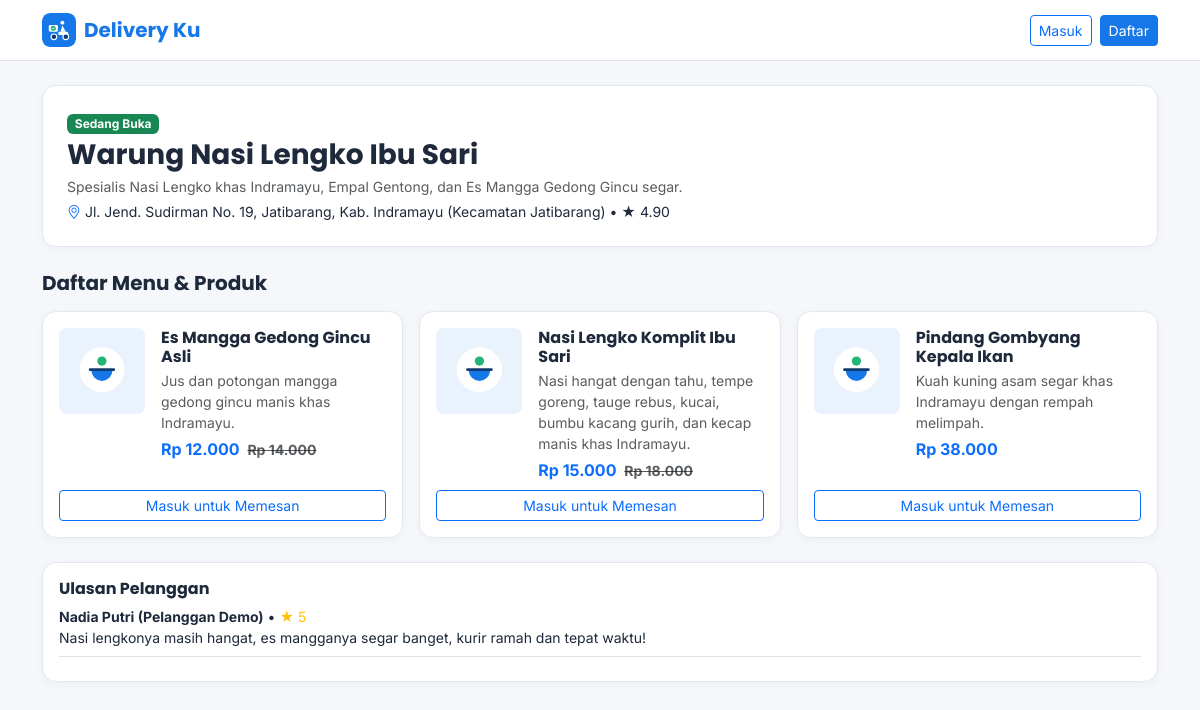
/index.php?route=user/merchant&id=1, run on the app's committed database.
### tables this page shows
CREATE TABLE IF NOT EXISTS `merchants` (
    `id` BIGINT UNSIGNED AUTO_INCREMENT PRIMARY KEY,
    `user_id` BIGINT UNSIGNED NOT NULL UNIQUE,
    `merchant_category_id` INT UNSIGNED NULL,
    `district_id` INT UNSIGNED NULL,
    `village_id` INT UNSIGNED NULL,
    `store_name` VARCHAR(160) NOT NULL,
    `slug` VARCHAR(180) NOT NULL UNIQUE,
    `description` TEXT NULL,
    `logo_path` VARCHAR(255) NULL,
    `banner_path` VARCHAR(255) NULL,
    `address` TEXT NOT NULL,
    `postal_code` VARCHAR(10) NULL,
    `latitude` DECIMAL(10,7) NULL,
    `longitude` DECIMAL(10,7) NULL,
    `open_time` TIME NOT NULL DEFAULT '08:00:00',
    `close_time` TIME NOT NULL DEFAULT '21:00:00',
    `is_open` TINYINT(1) NOT NULL DEFAULT 1,
    `verification_status` ENUM('pending','approved','rejected') NOT NULL DEFAULT 'pending',
    `verification_notes` TEXT NULL,
    `commission_rate` DECIMAL(5,2) NULL COMMENT 'Override komisi persen khusus merchant jika diisi',
    `rating_avg` DECIMAL(3,2) NOT NULL DEFAULT 5.00,
    `total_reviews` INT UNSIGNED NOT NULL DEFAULT 0,
    `is_recommended` TINYINT(1) NOT NULL DEFAULT 0,
    `is_demo` TINYINT(1) NOT NULL DEFAULT 0,
    `created_at` TIMESTAMP DEFAULT CURRENT_TIMESTAMP,
    `updated_at` TIMESTAMP DEFAULT CURRENT_TIMESTAMP ON UPDATE CURRENT_TIMESTAMP,
    `deleted_at` TIMESTAMP NULL DEFAULT NULL,
    INDEX `idx_merchant_verify` (`verification_status`, `is_open`),
    INDEX `idx_merchant_district` (`district_id`),
    CONSTRAINT `fk_merchant_user` FOREIGN KEY (`user_id`) REFERENCES `users`(`id`) ON DELETE CASCADE,
    CONSTRAINT `fk_merchant_cat` FOREIGN KEY (`merchant_category_id`) REFERENCES `merchant_categories`(`id`) ON DELETE SET NULL,
    CONSTRAINT `fk_merchant_dist` FOREIGN KEY (`district_id`) REFERENCES `districts`(`id`) ON DELETE SET NULL,
    CONSTRAINT `fk_merchant_vil` FOREIGN KEY (`village_id`) REFERENCES `villages`(`id`) ON DELETE SET NULL
);

CREATE TABLE IF NOT EXISTS `districts` (
    `id` INT UNSIGNED AUTO_INCREMENT PRIMARY KEY,
    `regency_name` VARCHAR(100) NOT NULL DEFAULT 'Kabupaten Indramayu',
    `province_name` VARCHAR(100) NOT NULL DEFAULT 'Jawa Barat',
    `name` VARCHAR(120) NOT NULL,
    `postal_code` VARCHAR(10) NULL,
    `latitude` DECIMAL(10,7) NULL,
    `longitude` DECIMAL(10,7) NULL,
    `base_delivery_fee` DECIMAL(12,2) NOT NULL DEFAULT 6000.00,
    `per_km_fee` DECIMAL(12,2) NOT NULL DEFAULT 2500.00,
    `is_active` TINYINT(1) NOT NULL DEFAULT 1,
    `created_at` TIMESTAMP DEFAULT CURRENT_TIMESTAMP,
    `updated_at` TIMESTAMP DEFAULT CURRENT_TIMESTAMP ON UPDATE CURRENT_TIMESTAMP,
    `deleted_at` TIMESTAMP NULL DEFAULT NULL,
    UNIQUE KEY `uq_district_regency` (`regency_name`, `name`),
    INDEX `idx_district_active` (`is_active`)
);

CREATE TABLE IF NOT EXISTS `products` (
    `id` BIGINT UNSIGNED AUTO_INCREMENT PRIMARY KEY,
    `merchant_id` BIGINT UNSIGNED NOT NULL,
    `category_id` INT UNSIGNED NULL,
    `name` VARCHAR(180) NOT NULL,
    `slug` VARCHAR(200) NOT NULL,
    `description` TEXT NULL,
    `price` DECIMAL(12,2) NOT NULL,
    `promo_price` DECIMAL(12,2) NULL,
    `stock` INT NOT NULL DEFAULT 100,
    `is_available` TINYINT(1) NOT NULL DEFAULT 1,
    `is_featured` TINYINT(1) NOT NULL DEFAULT 0,
    `sold_count` INT UNSIGNED NOT NULL DEFAULT 0,
    `rating_avg` DECIMAL(3,2) NOT NULL DEFAULT 5.00,
    `created_at` TIMESTAMP DEFAULT CURRENT_TIMESTAMP,
    `updated_at` TIMESTAMP DEFAULT CURRENT_TIMESTAMP ON UPDATE CURRENT_TIMESTAMP,
    `deleted_at` TIMESTAMP NULL DEFAULT NULL,
    INDEX `idx_prod_merchant` (`merchant_id`),
    INDEX `idx_prod_cat` (`category_id`),
    INDEX `idx_prod_avail` (`is_available`),
    CONSTRAINT `fk_prod_merchant` FOREIGN KEY (`merchant_id`) REFERENCES `merchants`(`id`) ON DELETE CASCADE,
    CONSTRAINT `fk_prod_cat` FOREIGN KEY (`category_id`) REFERENCES `categories`(`id`) ON DELETE SET NULL
);

CREATE TABLE IF NOT EXISTS `reviews` (
    `id` BIGINT UNSIGNED AUTO_INCREMENT PRIMARY KEY,
    `order_id` BIGINT UNSIGNED NOT NULL UNIQUE,
    `user_id` BIGINT UNSIGNED NOT NULL,
    `merchant_id` BIGINT UNSIGNED NOT NULL,
    `driver_id` BIGINT UNSIGNED NULL,
    `merchant_rating` TINYINT UNSIGNED NOT NULL,
    `driver_rating` TINYINT UNSIGNED NULL,
    `comment` TEXT NULL,
    `is_visible` TINYINT(1) NOT NULL DEFAULT 1,
    `created_at` TIMESTAMP DEFAULT CURRENT_TIMESTAMP,
    `updated_at` TIMESTAMP DEFAULT CURRENT_TIMESTAMP ON UPDATE CURRENT_TIMESTAMP,
    CONSTRAINT `fk_rev_order` FOREIGN KEY (`order_id`) REFERENCES `orders`(`id`) ON DELETE CASCADE,
    CONSTRAINT `fk_rev_user` FOREIGN KEY (`user_id`) REFERENCES `users`(`id`),
    CONSTRAINT `fk_rev_merchant` FOREIGN KEY (`merchant_id`) REFERENCES `merchants`(`id`)
);

CREATE TABLE IF NOT EXISTS `users` (
    `id` BIGINT UNSIGNED AUTO_INCREMENT PRIMARY KEY,
    `role_id` INT UNSIGNED NOT NULL,
    `full_name` VARCHAR(150) NOT NULL,
    `email` VARCHAR(150) NOT NULL UNIQUE,
    `phone` VARCHAR(25) NOT NULL,
    `password_hash` VARCHAR(255) NOT NULL,
    `avatar_path` VARCHAR(255) NULL,
    `status` ENUM('active','inactive','suspended','pending') NOT NULL DEFAULT 'active',
    `is_demo` TINYINT(1) NOT NULL DEFAULT 0,
    `reset_token` VARCHAR(120) NULL,
    `reset_expires_at` DATETIME NULL,
    `last_login_at` DATETIME NULL,
    `created_at` TIMESTAMP DEFAULT CURRENT_TIMESTAMP,
    `updated_at` TIMESTAMP DEFAULT CURRENT_TIMESTAMP ON UPDATE CURRENT_TIMESTAMP,
    `deleted_at` TIMESTAMP NULL DEFAULT NULL,
    INDEX `idx_users_role` (`role_id`),
    INDEX `idx_users_status` (`status`),
    CONSTRAINT `fk_users_role` FOREIGN KEY (`role_id`) REFERENCES `roles`(`id`)
);

### htdocs/app/controllers/UserController.php (called while the page is built, shortened)
<?php
final class UserController
{
    public function merchantDetail(): void
    {
        $pdo = Database::connection();
        $mid = (int)($_GET['id'] ?? 0);
        $stmt = $pdo->prepare(
            'SELECT m.*, d.name AS district_name, mc.name AS category_name
             FROM merchants m
             LEFT JOIN districts d ON d.id=m.district_id
             LEFT JOIN merchant_categories mc ON mc.id=m.merchant_category_id
             WHERE m.id = ? AND m.deleted_at IS NULL LIMIT 1'
        );
        $stmt->execute([$mid]);
        $merchant = $stmt->fetch();
        $products = $pdo->query(
            "SELECT p.*, c.name AS category_name,
                    (SELECT image_path FROM product_images WHERE product_id=p.id AND is_primary=1 LIMIT 1) AS primary_image
             FROM products p LEFT JOIN categories c ON c.id=p.category_id
             WHERE p.merchant_id={$mid} AND p.deleted_at IS NULL ORDER BY p.is_available DESC, p.sold_count DESC"
        )->fetchAll();
        $reviews = $pdo->query(
            "SELECT r.*, u.full_name FROM reviews r JOIN users u ON u.id=r.user_id WHERE r.merchant_id={$mid} AND r.is_visible=1 ORDER BY r.id DESC LIMIT 10"
        )->fetchAll();
        render_view('user/merchant_detail', compact('merchant', 'products', 'isFavorited', 'reviews') + [
            'pageTitle' => $merchant['store_name'] . ' - Delivery Ku',
        ], 'user_shell');
    }
}

### htdocs/index.php (called while the page is built, shortened)
<?php
$routes = require BASE_PATH . '/routes/web.php';
$route = trim((string)($_GET['route'] ?? ''), '/');
$handler = $routes[$route];
$isPost = ($_SERVER['REQUEST_METHOD'] ?? 'GET') === 'POST';
if ($isPost && isset($handler[2], $handler[3])) {
    $controllerClass = $handler[2];
    $method = $handler[3];
} else {
    $method = $handler[1];
}
$controller = new $controllerClass();
$controller->{$method}();

### htdocs/resources/views/user/merchant_detail.php (the view, shortened to what this page needs)
<div class="dk-card p-4 mb-4">
    <div class="d-flex flex-wrap justify-content-between align-items-start gap-2">
        <div>
            <span class="badge text-bg-<?= $merchant['is_open'] ? 'success' : 'secondary' ?> mb-1"><?= $merchant['is_open'] ? 'Sedang Buka' : 'Tutup' ?></span>
            <h3 class="fw-bold mb-1"><?= e($merchant['store_name']) ?></h3>
            <p class="text-muted small mb-1"><?= e($merchant['description']) ?></p>
            <div class="small"><i class="bi bi-geo-alt text-primary"></i> <?= e($merchant['address']) ?> (<?= e($merchant['district_name'] ?? 'Indramayu') ?>) • ★ <?= e((string)$merchant['rating_avg']) ?></div>
        </div>
    </div>
</div>
<h5 class="fw-bold mb-3">Daftar Menu & Produk</h5>
<div class="row g-3 mb-4">
    <?php foreach ($products as $p): ?>
        <div class="col-md-6 col-lg-4">
            <div class="dk-card p-3 h-100 d-flex flex-column">
                <div class="d-flex gap-3 mb-2">
                    <img src="<?= e(upload_url($p['primary_image'])) ?>" alt="<?= e($p['name']) ?>" class="rounded-3" style="width:86px;height:86px;object-fit:cover;">
                    <div>
                        <h6 class="fw-bold mb-1"><?= e($p['name']) ?></h6>
                        <div class="small text-muted mb-1"><?= e($p['description']) ?></div>
                        <div class="fw-bold text-primary">
                            <?= e(rupiah($p['promo_price'] ?: $p['price'])) ?>
                            <?php if (!empty($p['promo_price'])): ?><small class="text-muted text-decoration-line-through ms-1"><?= e(rupiah($p['price'])) ?></small><?php endif; ?>
                        </div>
                    </div>
                </div>
                <?php if (is_logged_in() && user_role() === 'user' && $merchant['is_open'] && $p['is_available']): ?>
                    <form method="POST" action="<?= e(route_url('user/cart')) ?>" class="mt-auto pt-2 border-top">
                        <?= csrf_field() ?>
                        <input type="hidden" name="action" value="add">
                        <input type="hidden" name="merchant_id" value="<?= (int)$merchant['id'] ?>">
                        <input type="hidden" name="product_id" value="<?= (int)$p['id'] ?>">
                        <?php if (!empty($p['variants'])): ?>
                            <select name="variant_id" class="form-select form-select-sm mb-2">
                                <?php foreach ($p['variants'] as $v): ?>
                                    <option value="<?= (int)$v['id'] ?>"><?= e($v['variant_name']) ?> (+<?= e(rupiah($v['additional_price'])) ?>)</option>
                                <?php endforeach; ?>
                            </select>
                        <?php endif; ?>
                        <div class="input-group input-group-sm mb-2">
                            <input type="number" name="quantity" value="1" min="1" max="<?= (int)$p['stock'] ?>" class="form-control" style="max-width:70px;">
                            <input type="text" name="notes" class="form-control" placeholder="Catatan (opsional)">
                        </div>
                        <button type="submit" class="btn btn-dk-primary btn-sm w-100"><i class="bi bi-cart-plus me-1"></i>Tambah ke Keranjang</button>
                    </form>
                <?php elseif (!is_logged_in()): ?>
                    <a href="<?= e(route_url('auth/login')) ?>" class="btn btn-outline-primary btn-sm mt-auto">Masuk untuk Memesan</a>
                <?php endif; ?>
            </div>
        </div>
    <?php endforeach; ?>
</div>
<div class="dk-card p-3">
    <h6 class="fw-bold mb-2">Ulasan Pelanggan</h6>
    <?php foreach ($reviews as $r): ?>
        <div class="border-bottom pb-2 mb-2 small"><strong><?= e($r['full_name']) ?></strong> • <span class="text-warning">★ <?= (int)$r['merchant_rating'] ?></span><div><?= e($r['comment']) ?></div></div>
    <?php endforeach; ?>
</div>

### htdocs/public/assets/css/deliveryku.css (style rules this page uses)
:root { --dk-blue: #1677E8; --dk-navy: #123B70; --dk-white: #FFFFFF; --dk-bg: #F5F7FA; --dk-green: #22B573; --dk-border: #E2E8F0; }
body { font-family: 'Inter', 'Poppins', system-ui, -apple-system, sans-serif; background-color: var(--dk-bg); color: #1E293B; }
h1, h2, h3, h4, h5, h6, .brand-font { font-family: 'Poppins', 'Inter', sans-serif; }
.dk-card { border: 1px solid var(--dk-border); border-radius: 14px; box-shadow: 0 2px 10px rgba(18, 59, 112, 0.04); background: #fff; }

### data on the page
merchants: store_name "Warung Nasi Lengko Ibu Sari", description "Spesialis Nasi Lengko khas Indramayu, Empal Gentong, dan Es Mangga Gedong Gincu segar.", address "Jl. Jend. Sudirman No. 19, Jatibarang, Kab. Indramayu", district.name "Kecamatan Jatibarang", rating_avg "4.90"
products: name "Es Mangga Gedong Gincu Asli", description "Jus dan potongan mangga gedong gincu manis khas Indramayu.", promo_price "Rp 12.000", price "Rp 14.000"
products: name "Nasi Lengko Komplit Ibu Sari", description "Nasi hangat dengan tahu, tempe goreng, tauge rebus, kucai, bumbu kacang gurih, dan kecap manis khas Indramayu.", promo_price "Rp 15.000", price "Rp 18.000"
products: name "Pindang Gombyang Kepala Ikan", description "Kuah kuning asam segar khas Indramayu dengan rempah melimpah.", rupiah($p['promo_price'] ?: $p['price']) "Rp 38.000"
reviews: user.full_name "Nadia Putri (Pelanggan Demo)", merchant_rating "5", comment "Nasi lengkonya masih hangat, es mangganya segar banget, kurir ramah dan tepat waktu!"
